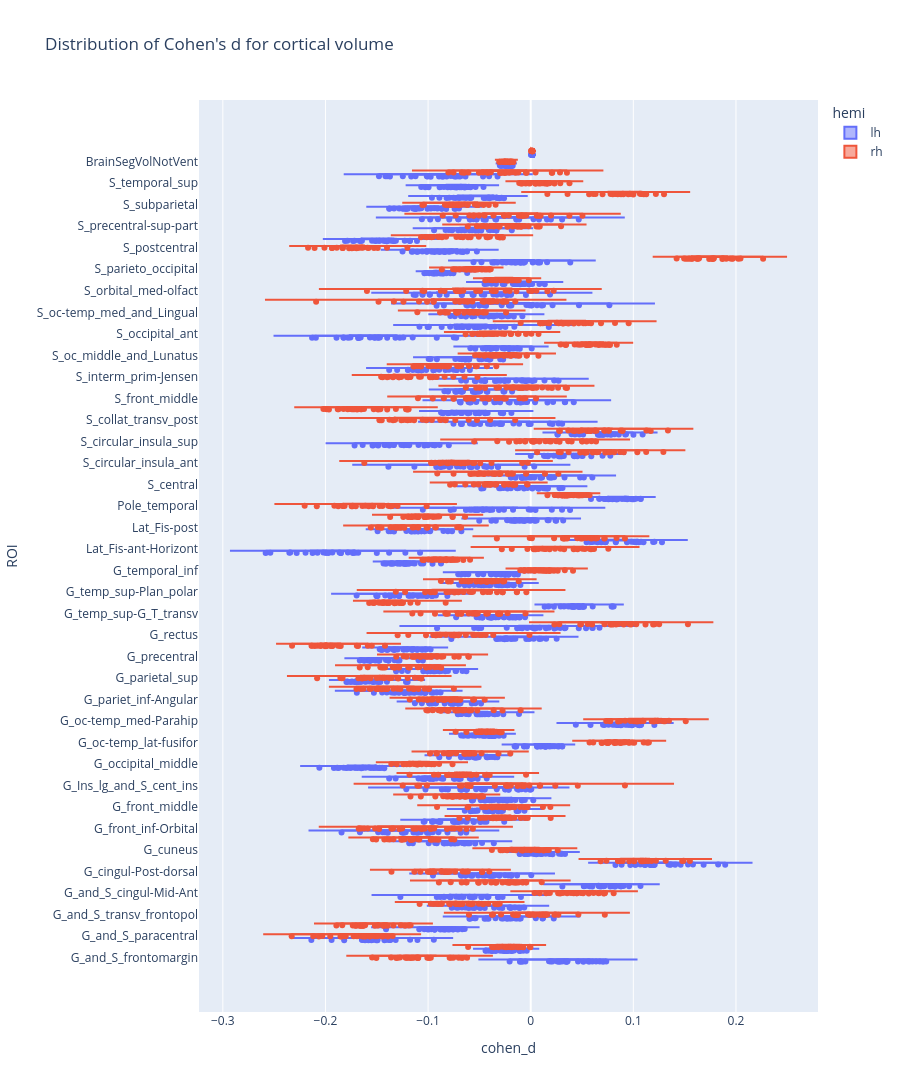

The code cell stored with this chart in its notebook:
### Code cell
fig = px.violin(
    cohen_d_volume,
    x="cohen_d",
    y="ROI",
    color="hemi",
    box=True,
    points="all",
    hover_data=["rep", "mean_pop1", "std_pop1", "var_pop1", "mean_pop2", "std_pop2", "var_pop2"],
    height=1400,
    title="Distribution of Cohen's d for cortical volume",
).update_traces(orientation="h")
print_figure(fig, filename="figures/cohen_d_volume.png")

### Figure 1 — Plotly figure (JSON) as saved in the notebook; plotly's stock layout.template omitted (floating-point values rounded to 4 significant figures; data arrays with more than 128 entries replaced by an {"elided": "..."} marker saying what was removed)
{"data": [{"alignmentgroup": "True", "box": {"visible": true}, "customdata": {"elided": "1900x7 float values"}, "hovertemplate": "hemi=lh<br>cohen_d=%{x}<br>ROI=%{y}<br>rep=%{customdata[0]}<br>mean_pop1=%{customdata[1]}<br>std_pop1=%{customdata[2]}<br>var_pop1=%{customdata[3]}<br>mean_pop2=%{customdata[4]}<br>std_pop2=%{customdata[5]}<br>var_pop2=%{customdata[6]}<extra></extra>", "legendgroup": "lh", "marker": {"color": "#636efa"}, "name": "lh", "offsetgroup": "lh", "orientation": "h", "points": "all", "scalegroup": "True", "showlegend": true, "type": "violin", "x": {"elided": "1900 float values"}, "x0": " ", "xaxis": "x", "y": {"elided": "1900 str values"}, "y0": " ", "yaxis": "y"}, {"alignmentgroup": "True", "box": {"visible": true}, "customdata": {"elided": "1900x7 float values"}, "hovertemplate": "hemi=rh<br>cohen_d=%{x}<br>ROI=%{y}<br>rep=%{customdata[0]}<br>mean_pop1=%{customdata[1]}<br>std_pop1=%{customdata[2]}<br>var_pop1=%{customdata[3]}<br>mean_pop2=%{customdata[4]}<br>std_pop2=%{customdata[5]}<br>var_pop2=%{customdata[6]}<extra></extra>", "legendgroup": "rh", "marker": {"color": "#EF553B"}, "name": "rh", "offsetgroup": "rh", "orientation": "h", "points": "all", "scalegroup": "True", "showlegend": true, "type": "violin", "x": {"elided": "1900 float values"}, "x0": " ", "xaxis": "x", "y": {"elided": "1900 str values"}, "y0": " ", "yaxis": "y"}], "layout": {"height": 1400, "legend": {"title": {"text": "hemi"}, "tracegroupgap": 0}, "title": {"text": "Distribution of Cohen's d for cortical volume"}, "violinmode": "group", "xaxis": {"anchor": "y", "domain": [0, 1], "title": {"text": "cohen_d"}}, "yaxis": {"anchor": "x", "domain": [0, 1], "title": {"text": "ROI"}}}}
